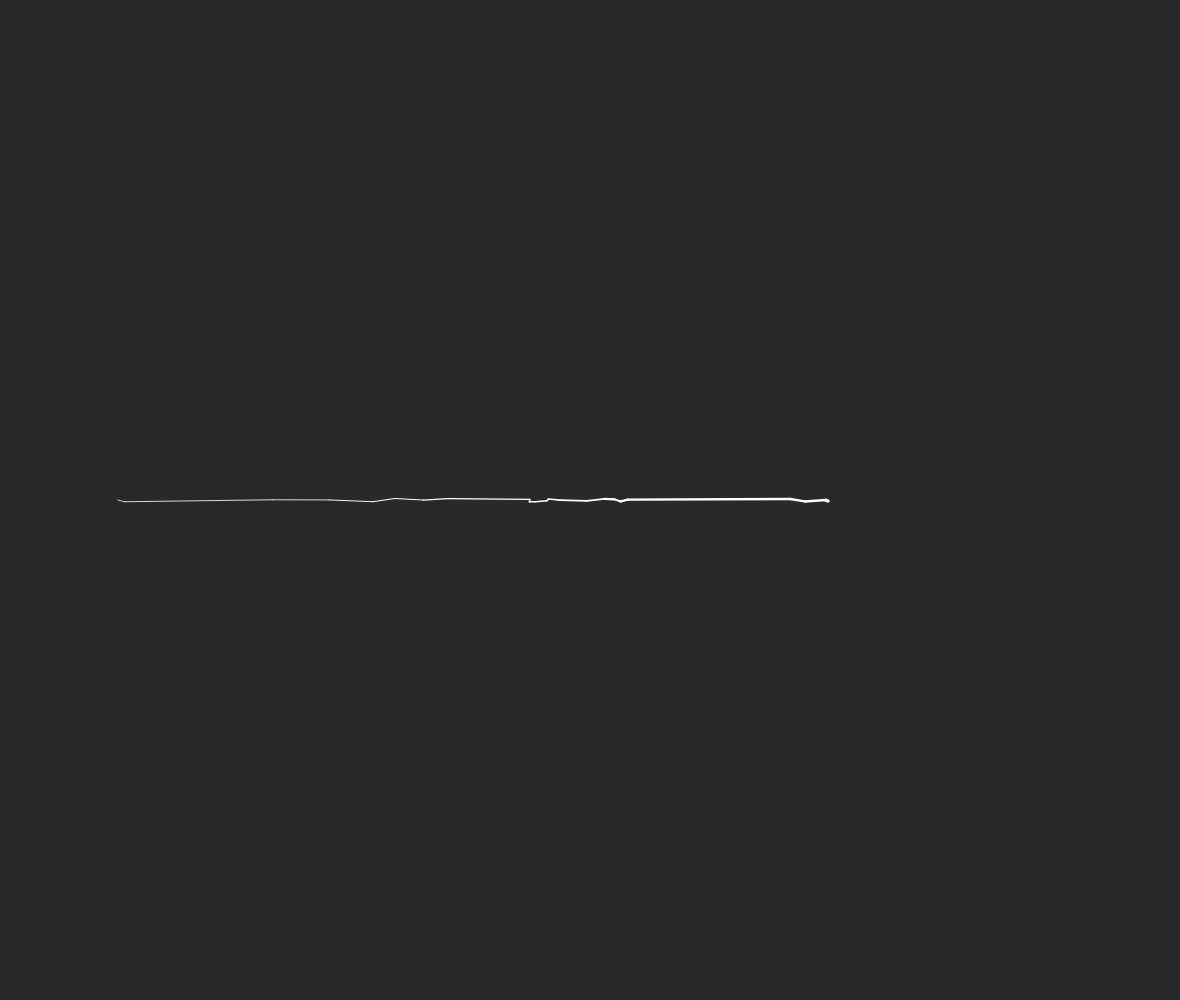
Frame 1 (no input)
Frame 60 (no input): identical to frame 1, image omitted
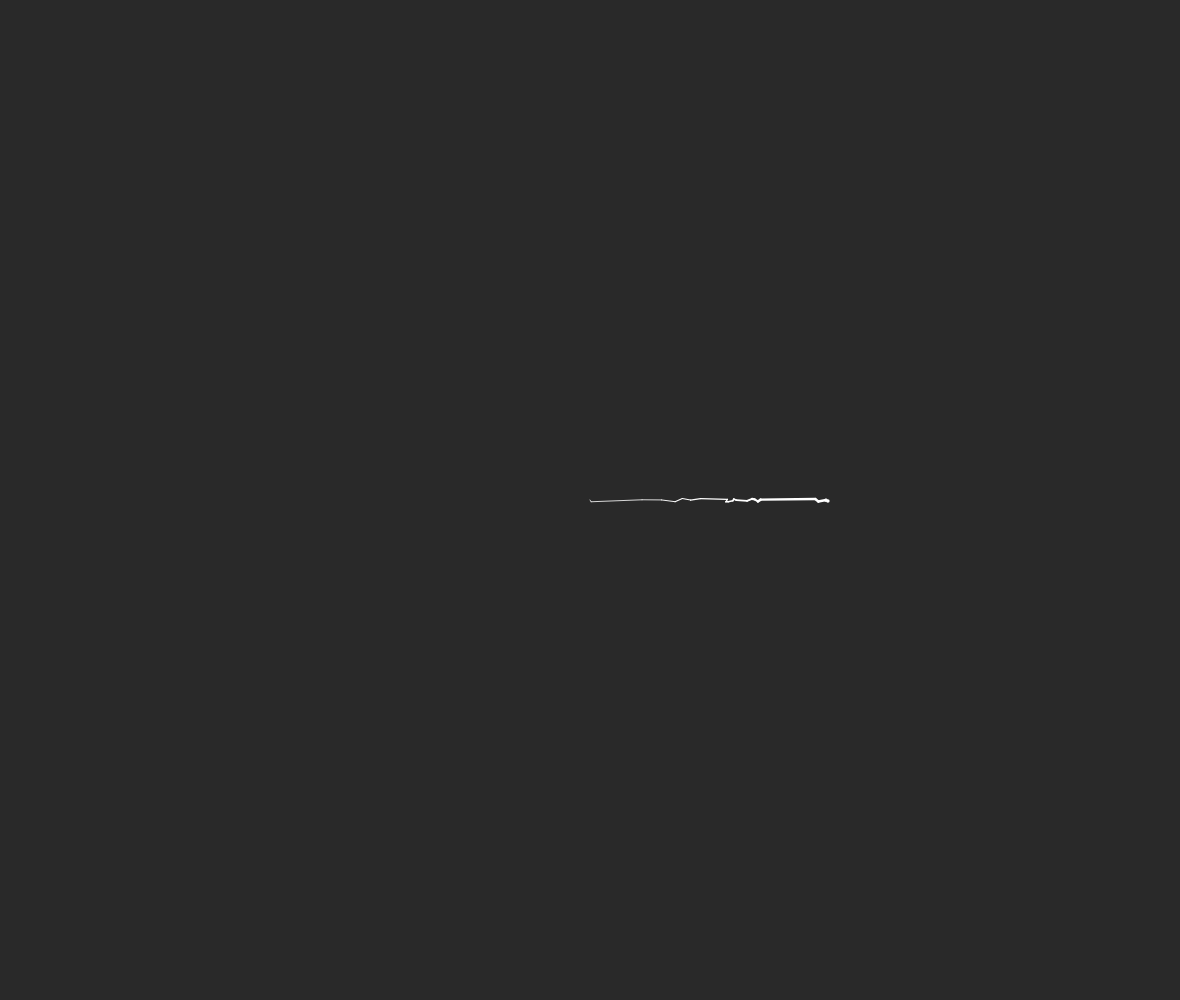
Frame 120 (the mouse pressed at the canvas centre since frame 60)

The p5.js sketch that drew these frames (run headless with seeded random() and noise() and a simulated clock; from frame 60 on, the mouse is pressed at the canvas centre):

// p5.js sketch
// ── sketch.js
let lineYN = true;

let x1 = 30;
let y1 = 300;
let x2 = 1000;
let y2 = y1;
let currSeed = 42;

// sliders
let X1slider;
let Y1slider;
let divisionSlider;
let displaceSlider;
let rareDisplaceSlider;

let prevMouseX;
let prevMouseY;

let oftenness_of_spliting_Slider;

function setup() {
  createCanvas(windowWidth-20, windowHeight);
  X1slider = createSlider(0, width, 0.70*width);
  Y1slider = createSlider(0, height, 0.50*height);
  divisionSlider = createSlider(0, 100, 20);
  oftenness_of_spliting_Slider = createSlider(0, 100, 90);
  displaceSlider = createSlider(0, 1000, 190);
  rareDisplaceSlider = createSlider(0, 10, 0);
  currSeed = random(0, 100);

  prevMouseX = width*0.1;
  prevMouseY = height*0.5;
}

function draw() {
  background(41);
  strokeWeight(4);
  stroke(255);
  let x2 = X1slider.value();
  let y2 = Y1slider.value();
  if (mouseIsPressed && mouseY - prevMouseY < 40) {
    prevMouseX = mouseX;
    prevMouseY = mouseY;
  }
  let x1 = prevMouseX;
  let y1 = prevMouseY;
  naturalLine(x1, y1, x2, y2, false);

  // naturalLine(random(height), random(width), random(width), random(height), false);
}

function naturalLine(x1, y1, x2, y2, rand=false) {
  if (rand == false) {
    randomSeed(currSeed);
  }
  let slope = (y2-y1)/(x2-x1);
  let intercept = y1 - slope*x1;

  let Xpoints = [];
  let numOfDivisions = divisionSlider.value();
  let currX;
  let currY;

  let prevX = x1;
  let prevY = y1;

  let currentRandomX = 0;

  let weightArray = [];
  let currWeight;
  let maxWeight = 2.5;
  let minWeight = 0.7;

  let oftenness_of_spliting = (oftenness_of_spliting_Slider.value())/100; //range 0.0 - maxOftennes
  // divide by 100 since slider b/w 1-100 while range 0-1
  let maxOftennes = 1.0;
  let randOften = 0;

  let displace = (displaceSlider.value())/100;
  let rareDisplace = rareDisplaceSlider.value(); //0-20
  let specialDisplaceVal = 100;

  let minDivisionPerc = (x2-x1)/numOfDivisions;
  let addVal;

  function lineEq(xVal) {
    return (xVal*slope) + intercept;
  }

  currentRandomX = random(x1, x2);
  for (let i = 0; i < numOfDivisions; i++) {
    currX = random(x1, x2);
    while (currX in Xpoints) {
      currX = random(x1, x2);
    }
    Xpoints.push(currX);
  }
  for (let j = 0; j < numOfDivisions+1; j++) { //extra +1 for prevX,prevY----x2,y2
    currWeight = random(minWeight, maxWeight);
    while (currWeight in weightArray) {
      currWeight = random(minWeight, maxWeight);
    }
    weightArray.push(currWeight);
  }

  
  sort(Xpoints);
  sort(weightArray);

  // for (let i = 0; i < Xpoints.length-1; i++) {
  //   if (Xpoints[i+1]-Xpoints[i] < minDivisionPerc) {
  //     addVal = (minDivisionPerc-(Xpoints[i+1]-Xpoints[i]))/2;
  //     Xpoints[i+1] += addVal;
  //     Xpoints[i] -= addVal;
  //   } 
  // }

  for (let i = 0; i < numOfDivisions; i++) {
    currX = Xpoints[i];
    currY = lineEq(Xpoints[i]);

    randOften = random(0.0, maxOftennes);
    if (random(0, 20) < rareDisplace) {
      currY = random(currY - specialDisplaceVal, currY + specialDisplaceVal);
      currX = random(currX - specialDisplaceVal, currX + specialDisplaceVal);
    }
    else if (randOften <= oftenness_of_spliting) {
      currY = random(currY - displace, currY + displace);
      currX = random(currX - displace, currX + displace);
    }

    // stroke(random(255), random(255), random(255));
    // strokeWeight((1+10*i+20*noise(10))/70);
    strokeWeight(weightArray[i]);
    line(prevX, prevY, currX, currY); //prevX, prevY already set to x1,x2 earlier
    prevX = currX;
    prevY = currY;
  }
  // stroke(random(255), random(255), random(255));
  strokeWeight(weightArray[weightArray.length-1]);
  // line(prevX, prevY, Xpoints[numOfDivisions-1], lineEq(Xpoints[numOfDivisions-1]))
  line(prevX, prevY, x2, y2);

  for (let i = 0; i < 2; i++) {
    strokeWeight(3.5);
    point(random(x2, x2+2.4), random(y2-0.5, y2+1.8));
  }
  lineYN = false;
}
